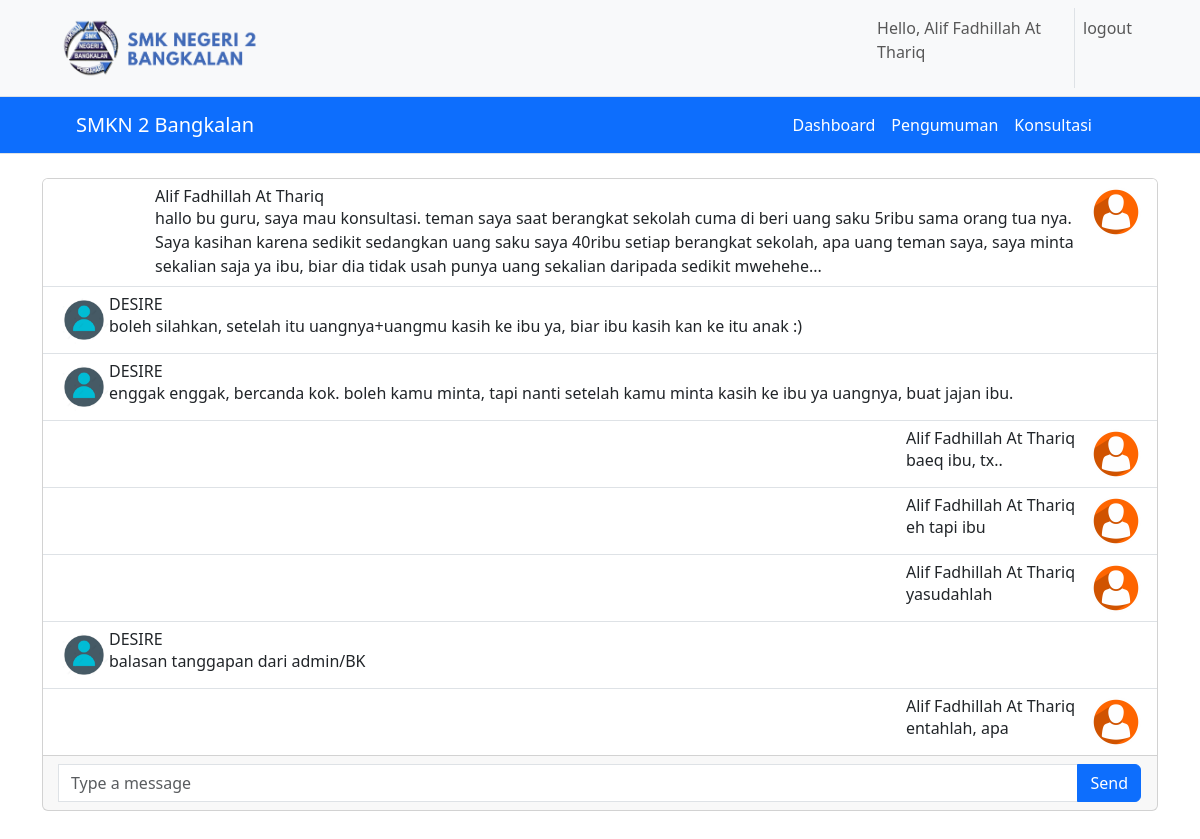
The app's page /siswa/konsultasi_detail.php?konsultasi=1 (signed in) with its own data.
### tables this page shows
CREATE TABLE `settings` (
  `id` int(11) NOT NULL,
  `nama_website` varchar(256) NOT NULL,
  `total_poin` int(11) NOT NULL
);

CREATE TABLE `konsultasi` (
  `id` int(11) NOT NULL,
  `sender_id` varchar(64) NOT NULL,
  `receiver_id` varchar(64) NOT NULL,
  `message` text NOT NULL,
  `created_at` timestamp NOT NULL DEFAULT current_timestamp()
);

CREATE TABLE `tanggapan` (
  `id_tanggapan` int(11) NOT NULL,
  `id_konsultasi` int(11) NOT NULL,
  `pemberi_tanggapan` varchar(64) NOT NULL,
  `isi_tanggapan` text NOT NULL,
  `created_at` timestamp NOT NULL DEFAULT current_timestamp()
);

### siswa/konsultasi_detail.php (the view, shortened to what this page needs)
<?php
include "../koneksi.php";
?>
<!DOCTYPE html>
<html lang="en">
<head>
</head>
<body>
    <?php include "../navbar.php" ?>
    <div class="container mt-4">
        <div class="row">
            <div class="col">
                <?php
$data_chat = array();
$data_key = array();
$data_konsul = $con_pdo->prepare("SELECT * FROM konsultasi WHERE konsultasi.id = :id_chat");
$data_konsul->bindValue(':id_chat', $_GET["konsultasi"]);
$data_konsul->execute();
foreach ($data_konsul as $key => $value) {
}
$data_konsul = $con_pdo->prepare("SELECT * FROM konsultasi WHERE sender_id = :sender_id AND receiver_id = :receiver_id");
$data_konsul->bindValue(':sender_id', $value["sender_id"]);
$data_konsul->bindValue(':receiver_id', $value["receiver_id"]);
$data_konsul->execute();
foreach ($data_konsul as $key => $value) {
    $sql = "SELECT nama FROM siswa WHERE siswa.nisn = ".$value['sender_id'];
    $result = mysqli_query($con_mysqli, $sql);
    $row_nama = mysqli_fetch_assoc($result);
    $data_chat[$value['created_at']] = array(
        'id' => $value['sender_id'],
        'nama' => $row_nama['nama'],
        'identifier' => 'siswa',
        'isi_pesan' => $value['message'],
        'waktu' => $value['created_at']
    );
    array_push($data_key, $value['created_at']);
}
$data_tanggapan = $con_pdo->prepare("SELECT * FROM tanggapan WHERE tanggapan.id_konsultasi = :id_chat");
$data_tanggapan->bindValue(':id_chat', $_GET["konsultasi"]);
$data_tanggapan->execute();
if ($data_tanggapan->rowCount()) {
foreach ($data_tanggapan as $key => $value) {
    $sql = "SELECT nama FROM guru WHERE guru.nip = ".$value['pemberi_tanggapan'];
    $result = mysqli_query($con_mysqli, $sql);
    $row_nama = mysqli_fetch_assoc($result);
    $data_chat[$value['created_at']] = array(
        'id' => $value['pemberi_tanggapan'],
        'nama' => $row_nama['nama'],
        'identifier' => 'admin',
        'isi_pesan' => $value['isi_tanggapan'],
        'waktu' => $value['created_at']
    );
    array_push($data_key, $value['created_at']);
}
}
        usort($data_key, "cmp");
        ?>
<div class="card mb-5">
  <ul class="list-group list-group-flush">
    <?php
    foreach ($data_key as $key => $value) {
        ?>
    <li class="list-group-item">
      <div class="d-flex <?php echo $data_chat[$value]['identifier'] == 'siswa' ? "justify-content-end ms-5" : "me-5" ?>">
      <?php
      if ($data_chat[$value]['identifier'] == 'siswa') {
        ?>
        <div class="ms-5">
            <h6 class="mb-0"><?php echo $data_chat[$value]['nama'] ?></h6>
            <p class="mb-0"><?php echo $data_chat[$value]['isi_pesan'] ?></p>
        </div>
        <div class="flex-shrink-0 ms-3">
          <img src="../assets/img/avatar-chat-guru.png" alt="User" class="rounded-circle" width="50" height="50">
        </div>
        <?php
      }
      else {
        ?>
        <div class="flex-shrink-0">
          <img src="../assets/img/avatar-chat-siswa.png" alt="User" class="rounded-circle" width="50" height="50">
        </div>
        <div class="me-5">
          <h6 class="mb-0"><?php echo $data_chat[$value]['nama'] ?></h6>
          <p class="mb-0"><?php echo $data_chat[$value]['isi_pesan'] ?></p>
        </div>
        <?php
      }
      ?>
      </div>
    </li>
    <?php
    }
    ?>
  </ul>
  <div class="card-footer">
    <form action="konsultasi_detail.php?konsultasi=<?php echo $_GET['konsultasi'] ?>" method="post">
      <div class="input-group">
        <input type="text" class="form-control" name="message" placeholder="Type a message">
        <button type="submit" name="submit_tanggapan" class="btn btn-primary">Send</button>
      </div>
    </form>
  </div>
</div>
            </div>
        </div>
    </div>
</body>
</html>

### navbar.php (shortened to what this page needs)
<?php
include "koneksi.php";
$url = 'http://' . $_SERVER['HTTP_HOST'] . $_SERVER['REQUEST_URI'];
if (strpos($url, "guru") || strpos($url, "admin") || strpos($url, "siswa")) {
  ?>
  <link rel="stylesheet" href="../assets/css/bootstrap.min.css">
  <?php
}
?>
<link rel="stylesheet" href="https://cdn.jsdelivr.net/npm/bootstrap-icons@1.10.3/font/bootstrap-icons.css">
<nav class="navbar navbar-expand-lg bg-light px-5 navbar-light border-bottom d-print-none" style="z-index: 20">
  <div class="container-fluid d-print-none">
    <div class="collapse navbar-collapse d-print-none" id="navbarSupportedContent">
      <ul class="navbar-nav me-auto mb-2 mb-lg-0">
        <img src="/desi/assets/img/header_smkn2bkl.png" alt="smkn 2 bkl" width="25%">
      </ul>
      <ul class="navbar-nav ms-auto">
        <?php
        if (isset($_SESSION["username"])) {
          if (isset($_SESSION["guru"])) {
          ?>
          <li class="nav-item">
              <p class="nav-link">Hello, <?php echo $_SESSION["guru"]["nama"] ?></p>
          </li>
      <li class="nav-item border-start">
            <?php
            }
          else {
            ?>
            <li class="nav-item">
                <p class="nav-link">Hello, <?php echo $_SESSION["siswa"]["nama"] ?></p>
            </li>
        <li class="nav-item border-start">
            <?php
          }
        }
          if (isset($_SESSION["guru"]) || isset($_SESSION["admin"]) || isset($_SESSION["siswa"])) {
              ?>
              <form action="../logout.php" method="POST">
                <input class="nav-link" type="submit" value="logout" name="logout" onclick="return confirm('Yakin ingin keluar?')">
              </form>
              <?php
          }
          ?>
        </li>
      </ul>
    </div>
  </div>
</nav>
<nav class="navbar sticky-top navbar-dark border-bottom bg-primary navbar-expand-lg mx-6 my-6 px-3 d-print-none" style="z-index: 10">
  <div class="container-fluid mx-5 d-print-none">
    <?php
    $query = "SELECT nama_website FROM settings";
    $result = $con_mysqli->query($query);
    $row = $result->fetch_assoc();
    $nama_web = $row["nama_website"];
    if (isset($_SESSION["guru"])) {
      echo '<a class="navbar-brand fs-5" href="/desi/guru/index.php">'.$nama_web.'</a>';
    }
    elseif (isset($_SESSION["siswa"])) {
      echo '<a class="navbar-brand fs-5" href="/desi/siswa/index.php">'.$nama_web.'</a>';
    }
    elseif (isset($_SESSION["admin"])) {
      echo '<a class="navbar-brand fs-5" href="/desi/admin/index.php">'.$nama_web.'</a>';
    }
    else {
      echo '<a class="navbar-brand fs-5" href="/desi/index.php">'.$nama_web.'</a>';
    }
    ?>
    <div class="collapse navbar-collapse flex-grow-1 text-right mx-4" id="navbarNav">
      <ul class="navbar-nav ms-auto">
        <?php
          if (isset($_SESSION["admin"])) {
            ?>
            <li class="nav-item">
                <a class="nav-link active" href="/desi/admin/index.php">Dashboard</a>
            </li>
              <li class="nav-item">
                  <a class="nav-link active" href="/desi/admin/konsultasi.php">Konsultasi</a>
              </li>
              <li class="nav-item">
                  <a class="nav-link active" href="/desi/admin/data.php">Data</a>
              </li>
              <li class="nav-item">
                  <a class="nav-link active" href="/desi/admin/pelanggaran.php">Pelanggaran</a>
              </li>
              <li class="nav-item">
                  <a class="nav-link active" href="/desi/admin/settings.php">Settings</a>
              </li>
              <?php
          }
          elseif (isset($_SESSION["siswa"])) {
            ?>
            <li class="nav-item">
              <a class="nav-link active" href="/desi/siswa/index.php">Dashboard</a>
            </li>
            <li class="nav-item">
                <a class="nav-link active" href="/desi/pengumuman.php">Pengumuman</a>
            </li>
            <li class="nav-item">
                <a class="nav-link active" href="/desi/siswa/konsultasi.php">Konsultasi</a>
            </li>
            <?php
          }
        ?>
      </ul>
    </div>
  </div>
</nav>

### records on screen
settings: nama_website "SMKN 2 Bangkalan"
konsultasi: nama "Alif Fadhillah At Thariq", message "hallo bu guru, saya mau konsultasi. teman saya saat berangkat sekolah cuma di beri uang saku 5ribu sama orang tua nya. Saya kasihan karena sedikit sedangkan uang saku saya 40ribu setiap berangkat sekolah, apa uang teman saya, saya minta sekalian saja ya ibu, biar dia tidak usah punya uang sekalian daripada sedikit mwehehe..."
tanggapan: nama "DESIRE", isi_tanggapan "boleh silahkan, setelah itu uangnya+uangmu kasih ke ibu ya, biar ibu kasih kan ke itu anak :)"
tanggapan: nama "DESIRE", isi_tanggapan "enggak enggak, bercanda kok. boleh kamu minta, tapi nanti setelah kamu minta kasih ke ibu ya uangnya, buat jajan ibu."
konsultasi: nama "Alif Fadhillah At Thariq", message "baeq ibu, tx.."
konsultasi: nama "Alif Fadhillah At Thariq", message "eh tapi ibu"
konsultasi: nama "Alif Fadhillah At Thariq", message "yasudahlah"
tanggapan: nama "DESIRE", isi_tanggapan "balasan tanggapan dari admin/BK"
konsultasi: nama "Alif Fadhillah At Thariq", message "entahlah, apa"

### other values on screen
$_SESSION["siswa"]["nama"] "Alif Fadhillah At Thariq"
